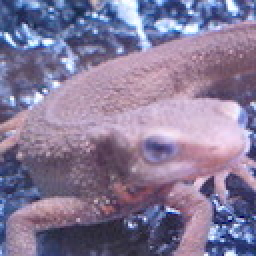
#> input picture assets/imori.jpg, 128 x 128 px (shown 2 times larger)
$ jupyter execute 'Perspective Transformation.ipynb'
#> lines starting #> are read from the running program, lines starting #| are printed output that depends on the picture
[cell 1]
import cv2
import numpy as np
from matplotlib import pyplot as plt

[cell 2]
img = cv2.imread("../assets/imori.jpg")[:,:,::-1]

[cell 3]
def draw_face(img, bbox):
    canvas = img.copy()
    canvas = cv2.line(canvas, tuple(bbox[0,0]), tuple(bbox[0,1]), (0,255,0), 3)
    canvas = cv2.line(canvas, tuple(bbox[0,0]), tuple(bbox[0,2]), (0,255,0), 3)
    canvas = cv2.line(canvas, tuple(bbox[0,1]), tuple(bbox[0,3]), (0,255,0), 3)
    canvas = cv2.line(canvas, tuple(bbox[0,2]), tuple(bbox[0,3]), (0,255,0), 3)
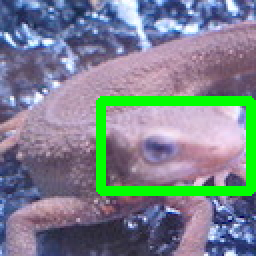
#> canvas: shape (128, 128, 3) (shown 2 times larger); mean R, G, B 123.7, 131.6, 142
    return canvas

bbox = np.array([[[50,50], [125,50], [50, 95], [125, 95]]], np.float32)
img_bb = draw_face(img, bbox)
plt.imshow(img_bb)

[cell 4]
def perspective(img):
    h, w = img.shape[:2]
#> h = 128; w = 128
    # find matrix
    # input image points
    pts1 = np.array([[50,50], [125,50], [50, 95], [125, 95]], np.float32)
    # output image points
    pts2 = np.array([[0,0], [128,0], [0, 128], [128, 128]], np.float32)
    M = cv2.getPerspectiveTransform(pts1,pts2)
    dst = cv2.warpPerspective(img, M, (128,128))
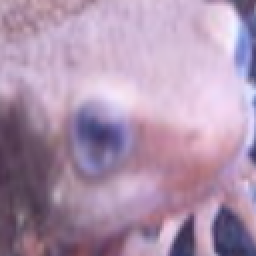
#> dst: shape (128, 128, 3) (shown 2 times larger); mean R, G, B 173.9, 147.3, 174.2
    return dst

dst = perspective(img)
plt.imshow(dst)

$ run again, with assets/blox.jpg copied over assets/imori.jpg
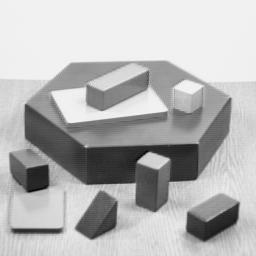
#> input picture assets/blox.jpg, 256 x 256 px
#> img is the input picture: shape (256, 256, 3); min 0, max 252, mean 182.8
#> in draw_face, `canvas = cv2.line(canvas, tuple(bbox[0,2]), tuple(bbox[0,3]), (0,255,0..`:
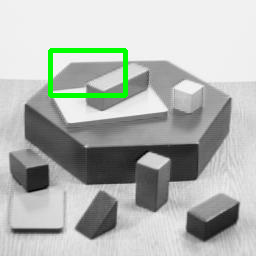
#> canvas: shape (256, 256, 3); mean R, G, B 179.1, 183.7, 179.1
#> in perspective, `dst = cv2.warpPerspective(img, M, (128,128))`:
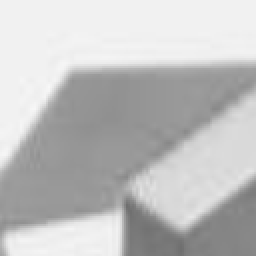
#> dst: shape (128, 128, 3) (shown 2 times larger); min 110, max 248, mean 192.2

$ run again, with assets/thorino.jpg copied over assets/imori.jpg
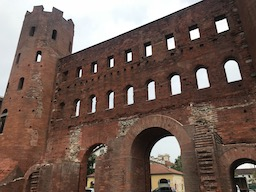
#> input picture assets/thorino.jpg, 256 x 192 px
#> in draw_face, `canvas = cv2.line(canvas, tuple(bbox[0,2]), tuple(bbox[0,3]), (0,255,0..`:
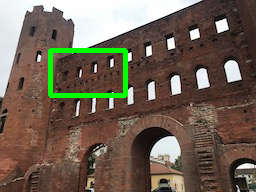
#> canvas: shape (192, 256, 3); mean R, G, B 112.2, 98.7, 84
#> in perspective, `dst = cv2.warpPerspective(img, M, (128,128))`:
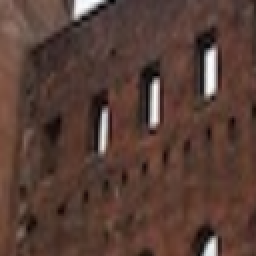
#> dst: shape (128, 128, 3) (shown 2 times larger); mean R, G, B 87.9, 62.6, 54.2
